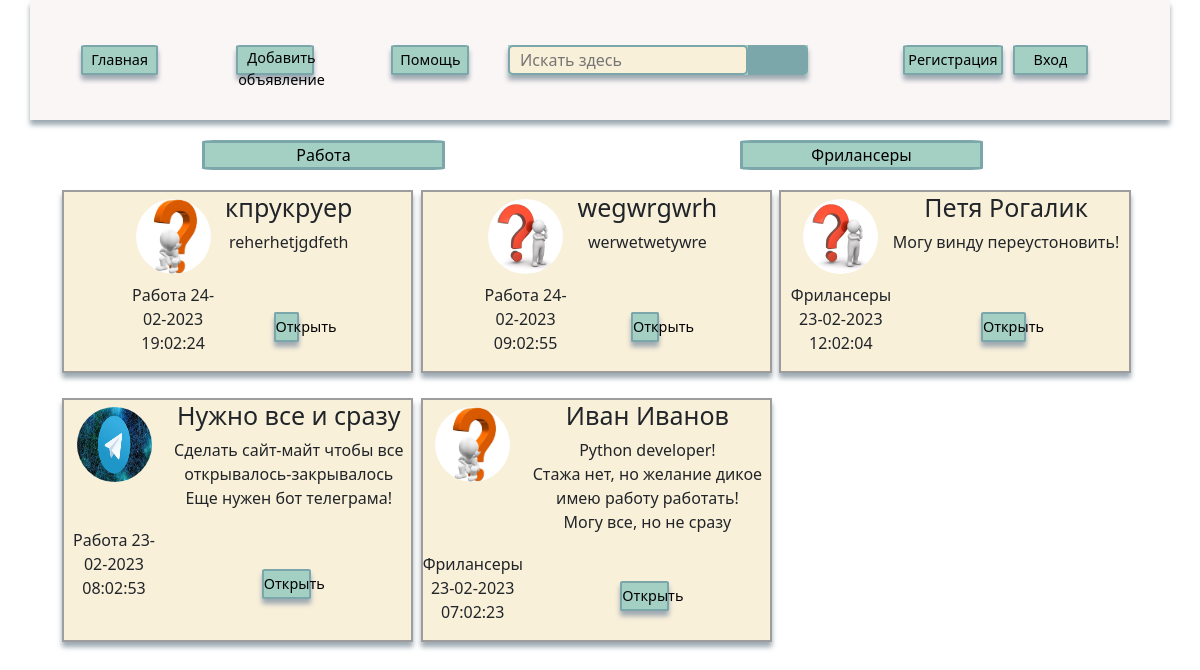
Before: / with the older database file.
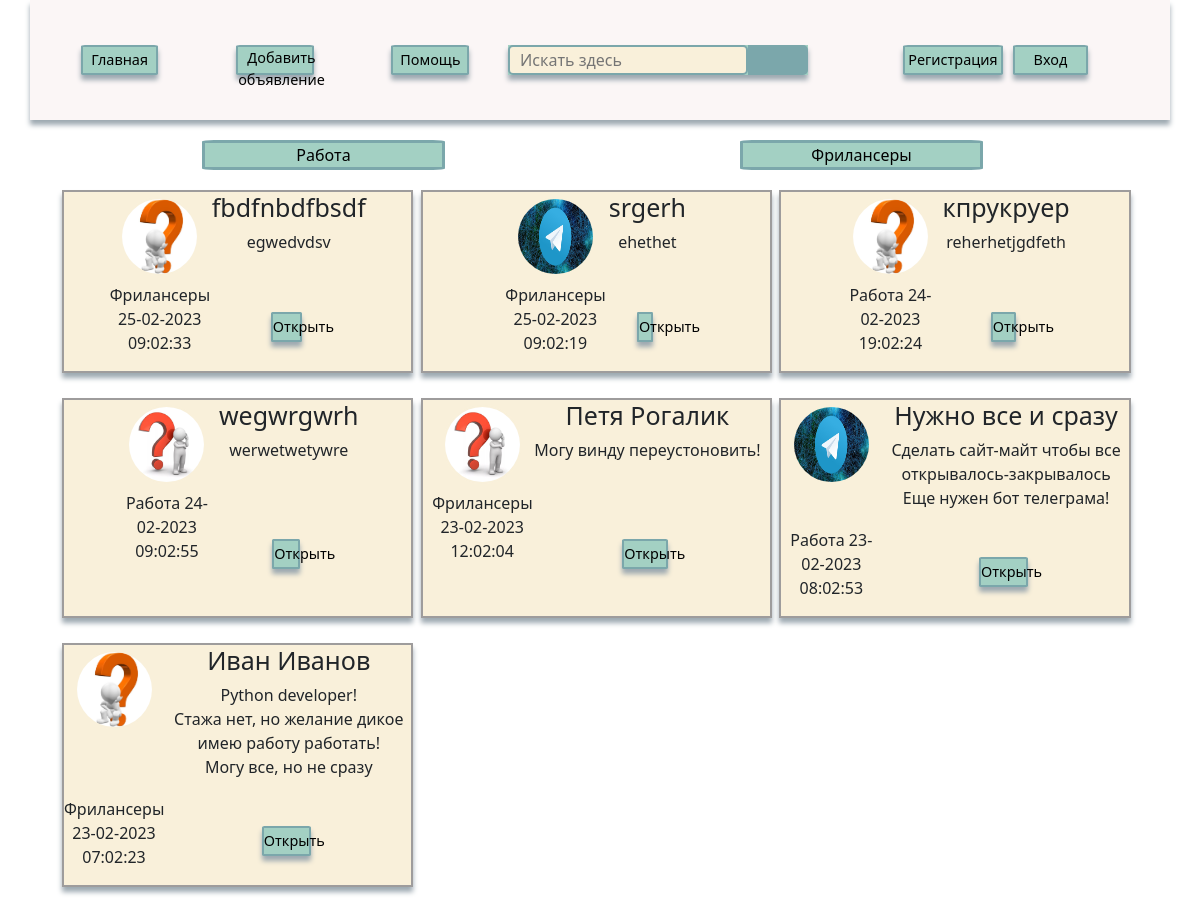
After: the same page with the newer database file.
### main/models.py (models this page shows, shortened)
class Category(models.Model):
    name = models.CharField(max_length=50, db_index=True)
    slug = models.SlugField(max_length=100, unique=True, db_index=True)
    def __str__(self):
        return self.name
    def get_absolute_url(self):
        return reverse('category', kwargs={'cat_slug': self.slug})

class Posts(models.Model):
    title = models.CharField(max_length=50)
    slug = models.SlugField(max_length=100, unique=True, db_index=True)
    content = models.TextField(max_length=500)
    photo = models.ImageField(upload_to="photos/%Y/%m/%d")
    salary = models.IntegerField(max_length=300, null=True)
    time_creat = models.DateTimeField(auto_now_add=True)
    time_update = models.DateTimeField(auto_now=True)
    is_published = models.BooleanField(default=True)
    cat = models.ForeignKey('Category', on_delete=models.PROTECT)
    def get_absolute_url(self):
        return reverse('post', kwargs={'post_slug': self.slug})
    class Meta:
        ordering = ['-time_creat', 'title']

### main/views.py (the view)
# urls.py: path('', MainPost.as_view(), name='home'),
class MainPost(DataMixin, ListView):
    model = Posts
    template_name = 'main/index/main.html'
    context_object_name = 'posts'
    def get_context_data(self, *, object_list=None, **kwargs):
        context = super().get_context_data(**kwargs)
        c_def = self.get_using_context(title='Главная страница')
        return dict(list(context.items()) + list(c_def.items()))

### main/utils.py (called while the page is built)
    def get_using_context(self, **kwargs):
        context = kwargs
        cats = Category.objects.all()
        context['menu'] = menu
        context['cats'] = cats
        if 'cat_selected' not in context:
            context['cat_selected'] = 0
        return context

### main/templates/main/index/main.html (shortened to what this page needs)
{% extends 'main/index/base.html' %}
{% load static%}
{% block content %}
<div class="main_content">
    {% for p in posts %}
    <div class="posts">
        {% if p.photo %}
        <div class="photo"><img src="{{ p.photo.url }}"></div>
        {% else %}
        <div class="photo"><img src="{% static 'images/2.jpeg' %}"></div>
        {% endif %}
        <div>
            <h1>{{ p.title }}</h1>
            {% autoescape on %}
            {{ p.content|linebreaks|truncatewords:15 }}
            {% endautoescape %}
        </div>
        <div class="up_panel"><p>{{p.cat}} {{ p.time_update|date:"d-m-Y H:m:s"}}</p>
        </div>
        <div class="home" id="btn-post">
            <a href="{{ p.get_absolute_url }}">Открыть</a>
        </div>
    </div>
    {% endfor %}
</div>
{% endblock %}

### main/templates/main/index/base.html (shortened to what this page needs)
<!doctype html>
<html lang="ru" xmlns="http://www.w3.org/1999/html">
<head>
    {% load main_tags %}
    {% load static %}
    <link href="https://cdn.jsdelivr.net/npm/bootstrap@5.3.0-alpha1/dist/css/bootstrap.min.css" rel="stylesheet">
    <link rel="stylesheet" href="{% static 'Css/style.css' %}">
</head>
<body>
{% block header %}
<div class="container text-center" id="header">
    {% for m in menu%}
    {% if m.title == Поиск%}
    <div class="search">
        <input type="text" placeholder="Искать здесь">
        <button type="submit"></button>
    </div>
    {% else %}
    <div class="home" id="{{ m.url_name }}">
        <a href="{% url m.url_name %}">{{ m.title }}</a>
    </div>
    {% endif %}
    {% endfor %}
</div>
{% endblock %}
<div class="container text-center">
    {% block choice %}
    <div class="choise">
        {% for c in cats %}
        {% if c.pk == cat_selected %}
        <div class="work">
            <li class="selected">{{c.name}}</li>
        </div>
        {% else %}
        <div class="work">
            <a href="{{ c.get_absolute_url }}">{{c.name}}</a>
        </div>
        {% endif %}
        {% endfor %}
    </div>
    {% endblock %}
    {% block content %}
    {% endblock %}
</div>
</body>
</html>

### static/Css/style.css (style rules this page uses)
* { margin: 0; padding: 0; box-sizing: border-box; }
#header { background: rgb(251, 246, 246); height: 10vmax; width: 100%; display: grid; grid-template-columns: 1fr 1fr 1fr 300px 200px 150px; box-shadow: 0 5px 5px #9da9b1; justify-content: center; }
.main_content { display: grid; grid-template-rows: auto; grid-template-columns: 1fr 1fr 1fr; margin: 20px; row-gap: 25px; }
.posts { display: grid; width: 98%; grid-gap: 2px; border: solid #9E9C9C 2px; box-shadow: 0 5px 5px #9da9b1; background: #F9F0DA; justify-content: center; grid-template-columns: 100px auto; grid-template-rows: min-content; text-decoration: none; }
.posts h1 { font-size: 25px; }
.posts p { grid-column: -3/-2; }
#btn-post { grid-column: -2/-1; width: 20%; margin-right: 10px; justify-self: center; }
#sing_up { justify-self: start; }
#register { justify-self: end; }
.photo img { border: solid #F9F0DA 2px; margin: 5px; height: 75px; width: 75px; box-sizing: content-box; border-radius: 50px; }
.search { background: #A3D0C3; width: 100%; height: 30px; display: grid; grid-template-columns: 80% 20%; box-shadow: 0 5px 5px #9da9b1; justify-self: center; align-self: center; margin: 5px; }
.search input { padding-left: 10px; border: 2px solid #7BA7AB; border-radius: 5px; outline: none; background: #F9F0DA; color: #9E9C9C; }
.search button { grid-column: 2/3; width: 100%; height: 100%; border: none; background: #7BA7AB; border-radius: 0 5px 5px 0; cursor: pointer; }
.search button::before { content: "\f002"; font-family: FontAwesome; font-size: 16px; color: #F9F0DA; }
.home { height: 30px; width: 50%; margin: 5px; border: 2px solid #7BA7AB; box-shadow: 0 5px 5px #9da9b1; background: #A3D0C3; border-radius: 5%; display: grid; justify-self: center; align-self: center; font-size: 90%; }
.home a { width: 100%; text-align: center; color: black; text-decoration: none; justify-self: center; align-self: center; }
.choise { display: grid; grid-template-columns: 1fr 1fr; justify-items: center; margin: 20px; }
.work { justify-self: center; align-self: center; margin-right: 15px; text-align: center; border-radius: 5%; width: 45%; background: #A3D0C3; border: 3px solid #7BA7AB; }
.work a { width: 100%; color: black; text-decoration: none; justify-self: center; align-self: center; }

Changed rows visible on the page:
added Posts: photo (picture), title "fbdfnbdfbsdf", content "egwedvdsv", cat "Фрилансеры", time_update "25-02-2023 09:02:33"
added Posts: photo (picture), title "srgerh", content "ehethet", cat "Фрилансеры", time_update "25-02-2023 09:02:19"
